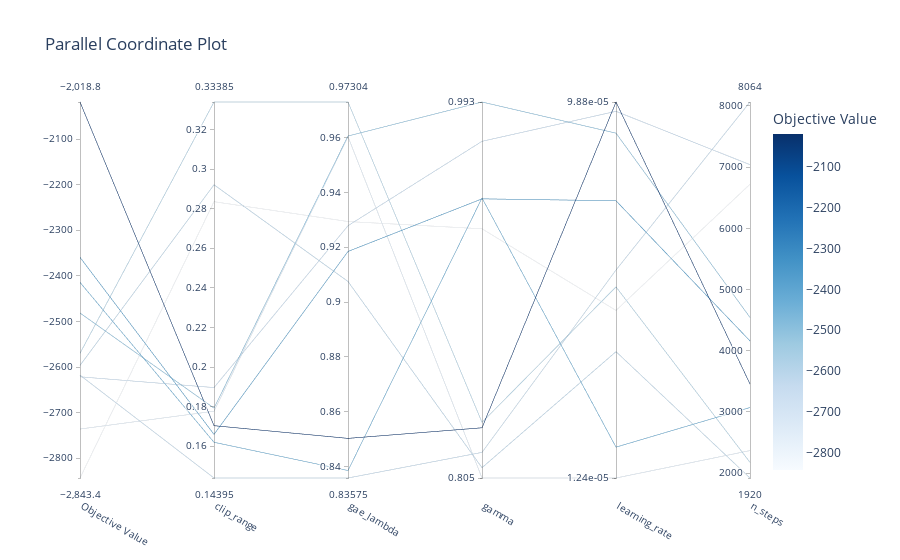

Notebook cell for this chart:
### Code cell
# if optuna.visualization.is_available():
from plotly.offline import init_notebook_mode, iplot
init_notebook_mode(connected=True)
fig = optuna.visualization.plot_parallel_coordinate(study)
fig.show()

### Figure 1 — Plotly figure (JSON) as saved in the notebook; plotly's stock layout.template omitted (floating-point values rounded to 4 significant figures)
{"data": [{"dimensions": [{"label": "Objective Value", "range": [-2843.0, -2019.0], "values": [-2570.0, -2019.0, -2482.0, -2359.0, -2843.0, -2618.0, -2621.0, -2736.0, -2414.0, -2596.0]}, {"label": "clip_range", "range": [0.1439, 0.3338], "values": [0.3338, 0.1704, 0.1792, 0.166, 0.2835, 0.1439, 0.1896, 0.1777, 0.162, 0.292]}, {"label": "gae_lambda", "range": [0.8357, 0.973], "values": [0.973, 0.8502, 0.9606, 0.9185, 0.9294, 0.8357, 0.9279, 0.9604, 0.8385, 0.9075]}, {"label": "gamma", "range": [-0.09395, -0.003145], "ticktext": ["0.805", "0.993"], "tickvals": [-0.09395, -0.003145], "values": [-0.08052, -0.08182, -0.003145, -0.02653, -0.03377, -0.08776, -0.01264, -0.09395, -0.02633, -0.09146]}, {"label": "learning_rate", "range": [-4.905, -4.005], "ticktext": ["1.24e-05", "9.88e-05"], "tickvals": [-4.905, -4.005], "values": [-4.448, -4.005, -4.08, -4.242, -4.504, -4.407, -4.028, -4.905, -4.831, -4.603]}, {"label": "n_steps", "range": [1920, 8064], "values": [2176, 3456, 4544, 4160, 6720, 8064, 7040, 2368, 3072, 1920]}], "labelangle": 30, "labelside": "bottom", "line": {"color": [-2570.0, -2019.0, -2482.0, -2359.0, -2843.0, -2618.0, -2621.0, -2736.0, -2414.0, -2596.0], "colorbar": {"title": {"text": "Objective Value"}}, "colorscale": [[0, "rgb(247,251,255)"], [0.125, "rgb(222,235,247)"], [0.25, "rgb(198,219,239)"], [0.375, "rgb(158,202,225)"], [0.5, "rgb(107,174,214)"], [0.625, "rgb(66,146,198)"], [0.75, "rgb(33,113,181)"], [0.875, "rgb(8,81,156)"], [1, "rgb(8,48,107)"]], "reversescale": false, "showscale": true}, "type": "parcoords"}], "layout": {"title": {"text": "Parallel Coordinate Plot"}}}
